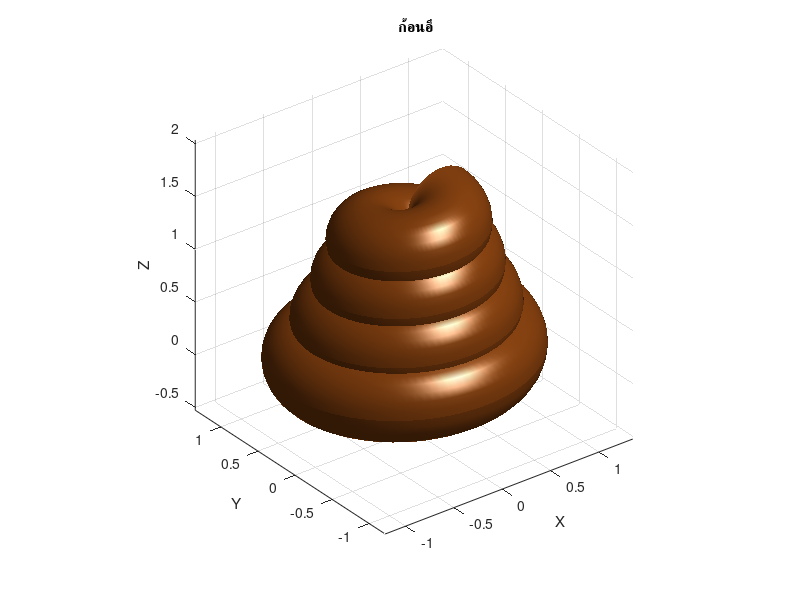
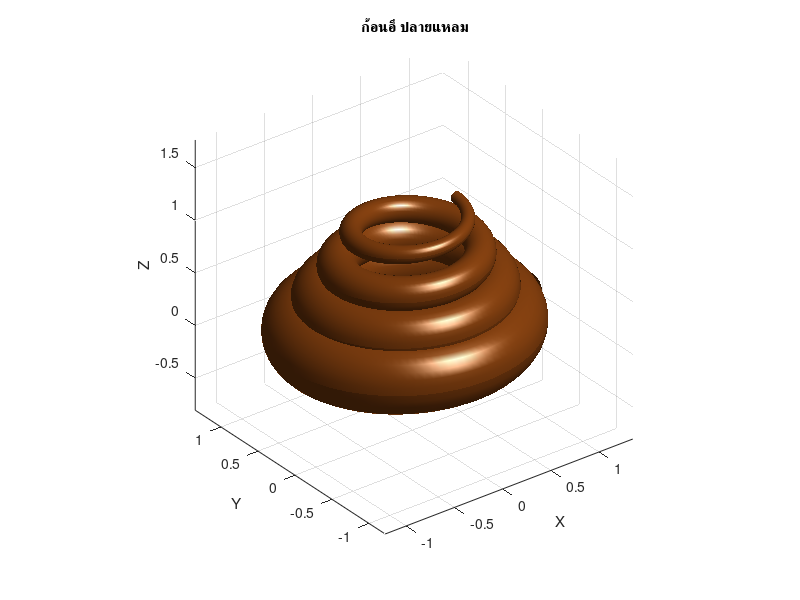

MATLAB code to generate these figures, in order: (Note: this script raises an error after producing the figures.)
%% Refine 1
% พารามิเตอร์
theta  = [0 : pi/50 : 8*pi]';     % มุมเกลียว
t_vec2 = [0 : length(theta)-1]' * 0.1; 
lambda = 0.03;                    % ลดรัศมีลงช้า ๆ

% รัศมีเกลียวหลัก
R = exp(-lambda * t_vec2);

% รัศมีหน้าตัด (ความหนาของก้อน)
tube_radius = 0.35;               

% สร้างหน้าตัดวงกลมรอบเกลียว
n = 30;                           
phi = linspace(0, 2*pi, n);       
[theta_grid, phi_grid] = meshgrid(theta, phi);

% คำนวณตำแหน่งเกลียวหลัก (pitch เล็กมากให้ขดติดกัน)
pitch = 0.06;  % ค่านี้ยิ่งเล็ก ยิ่งขดถี่
x_center = R .* cos(theta);
y_center = R .* sin(theta);
z_center = pitch * theta;

% ทำให้เป็น 2D grid
x_center_grid = repmat(x_center', n, 1);
y_center_grid = repmat(y_center', n, 1);
z_center_grid = repmat(z_center', n, 1);

% คำนวณ offset ของวงกลมรอบแกน
x = x_center_grid + tube_radius * cos(phi_grid) .* cos(theta_grid);
y = y_center_grid + tube_radius * cos(phi_grid) .* sin(theta_grid);
z = z_center_grid + tube_radius * sin(phi_grid);

% วาดผิว
figure;
set(gcf, 'Position', [0 0 1280 720]);
surf(x, y, z, ...
    'FaceColor', [0.55 0.27 0.07], ... % น้ำตาล
    'EdgeColor', 'none');
xlabel('X');
ylabel('Y');
zlabel('Z');
axis equal;
grid on;
camlight; lighting gouraud; 
title('💩 ก้อนอึ');

%{
ปรับ pitch เหลือ 0.05 เพื่อให้ขดถี่จนแทบติดกัน

ลด lambda ให้รัศมีเล็กลงช้าหน่อย เพื่อให้ดูเป็นกอง ๆ ไม่หดเร็วเกิน

เพิ่ม tube_radius ให้ก้อนอึดูเต็ม ๆ 
%}

%% Refine 2
% พารามิเตอร์
theta  = [0 : pi/50 : 8*pi]';     % มุมเกลียว
t_vec2 = [0 : length(theta)-1]' * 0.1; 
lambda = 0.02;                    % ลดรัศมีหลักลงช้า ๆ

% รัศมีเกลียวหลัก
R = exp(-lambda * t_vec2);

% รัศมีหน้าตัดเริ่มต้น
tube_radius_start = 0.35;         
tube_radius_end   = 0.05;         % ปลายยอดเล็ก

% คำนวณการลดลงของ tube radius ตาม theta (เชิงเส้น)
tube_radius_vec = linspace(tube_radius_start, tube_radius_end, length(theta));

% สร้างหน้าตัดวงกลมรอบเกลียว
n = 30;                           
phi = linspace(0, 2*pi, n);       
[theta_grid, phi_grid] = meshgrid(theta, phi);

% คำนวณตำแหน่งเกลียวหลัก (pitch เล็กมากให้ขดติดกัน)
pitch = 0.05;  % ยิ่งเล็ก ยิ่งขดถี่
x_center = R .* cos(theta);
y_center = R .* sin(theta);
z_center = pitch * theta;

% ทำให้เป็น 2D grid
x_center_grid = repmat(x_center', n, 1);
y_center_grid = repmat(y_center', n, 1);
z_center_grid = repmat(z_center', n, 1);

% รัศมีท่อในรูป grid (ให้แต่ละหน้าตัดมีขนาดไม่เท่ากัน)
tube_radius_grid = repmat(tube_radius_vec', 1, n)';

% คำนวณ offset ของวงกลมรอบแกน
x = x_center_grid + tube_radius_grid .* cos(phi_grid) .* cos(theta_grid);
y = y_center_grid + tube_radius_grid .* cos(phi_grid) .* sin(theta_grid);
z = z_center_grid + tube_radius_grid .* sin(phi_grid);

% วาดผิว
figure;
set(gcf, 'Position', [0 0 1280 720]);
surf(x, y, z, ...
    'FaceColor', [0.55 0.27 0.07], ... % น้ำตาล
    'EdgeColor', 'none');
xlabel('X');
ylabel('Y');
zlabel('Z');
axis equal;
grid on;
camlight; lighting gouraud; 
title('💩 ก้อนอึ ปลายแหลม');

%% Refine 3
% พารามิเตอร์
theta  = [0 : pi/50 : 8*pi]';
t_vec2 = [0 : length(theta)-1]' * 0.1; 

% รัศมีเกลียวหลัก (ให้หดเร็วขึ้นนิดหน่อยช่วงท้าย)
lambda_base = 0.02;  
lambda_vec = lambda_base + 0.05 * (theta / max(theta)).^2;
R = exp(-lambda_vec .* t_vec2);

% รัศมีหน้าตัดเริ่มต้น → ค่อย ๆ ลดลง
tube_radius_start = 0.35;
tube_radius_end   = 0.05;
tube_radius_vec = linspace(tube_radius_start, tube_radius_end, length(theta));

% pitch ค่อย ๆ ลดลงช่วงท้าย
pitch_start = 0.05;
pitch_end   = 0.01;
pitch_vec = linspace(pitch_start, pitch_end, length(theta));

% meshgrid สำหรับวงกลมรอบแกน
n = 30;
phi = linspace(0, 2*pi, n);
[theta_grid, phi_grid] = meshgrid(theta, phi);

% คำนวณตำแหน่งเกลียวหลัก
x_center = R .* cos(theta);
y_center = R .* sin(theta);
z_center = cumsum(pitch_vec);

% ทำเป็น grid
x_center_grid = repmat(x_center', n, 1);
y_center_grid = repmat(y_center', n, 1);
z_center_grid = repmat(z_center', n, 1);
tube_radius_grid = repmat(tube_radius_vec', n, 1); % ✅ ขนาดตรงกัน

% คำนวณจุดบนผิวท่อ
x = x_center_grid + tube_radius_grid .* cos(phi_grid) .* cos(theta_grid);
y = y_center_grid + tube_radius_grid .* cos(phi_grid) .* sin(theta_grid);
z = z_center_grid + tube_radius_grid .* sin(phi_grid);

% วาดผิว
figure;
set(gcf, 'Position', [0 0 1280 720]);
surf(x, y, z, ...
    'FaceColor', [0.55 0.27 0.07], ...
    'EdgeColor', 'none');
xlabel('X');
ylabel('Y');
zlabel('Z');
axis equal;
grid on;
camlight; lighting gouraud;
title('💩 ก้อนอึ ปลายติดกัน');

%% Refine 4
% พารามิเตอร์
theta  = [0 : pi/50 : 8*pi]';
t_vec2 = [0 : length(theta)-1]' * 0.1; 

lambda_base = 0.02;  
lambda_vec = lambda_base + 0.05 * (theta / max(theta)).^2;
R = exp(-lambda_vec .* t_vec2);

tube_radius_start = 0.35;
tube_radius_end   = 0.05;
tube_radius_vec = linspace(tube_radius_start, tube_radius_end, length(theta));

pitch_start = 0.05;
pitch_end   = 0.01;
pitch_vec = linspace(pitch_start, pitch_end, length(theta));

% จำนวนจุดรอบวง
n = 30;
phi = linspace(0, 2*pi, n);

% meshgrid: note ลำดับต้องเป็น (theta, phi) เพื่อให้ขนาดตรงกันง่าย
[theta_grid, phi_grid] = meshgrid(theta, phi); % ขนาด n × m

x_center = R .* cos(theta);
y_center = R .* sin(theta);
z_center = cumsum(pitch_vec);

% ขยายเป็น grid ให้ขนาดตรงกัน (n × m)
x_center_grid    = repmat(x_center', n, 1);
y_center_grid    = repmat(y_center', n, 1);
z_center_grid    = repmat(z_center', n, 1);
tube_radius_grid = repmat(tube_radius_vec', n, 1); % ✅ ขนาด n × m

% คำนวณจุดบนผิวท่อ
x = x_center_grid + tube_radius_grid .* cos(phi_grid) .* cos(theta_grid);
y = y_center_grid + tube_radius_grid .* cos(phi_grid) .* sin(theta_grid);
z = z_center_grid + tube_radius_grid .* sin(phi_grid);

% วาด
figure;
set(gcf, 'Position', [0 0 1280 720]);
surf(x, y, z, ...
    'FaceColor', [0.55 0.27 0.07], ...
    'EdgeColor', 'none');
xlabel('X');
ylabel('Y');
zlabel('Z');
axis equal;
grid on;
camlight; lighting gouraud;
title('💩 ก้อนอึ ปลายติดกัน');

%% Refine 5
% พารามิเตอร์
theta  = [0 : pi/50 : 8*pi]';
t_vec2 = [0 : length(theta)-1]' * 0.1; 

% รัศมีเกลียวหลัก
lambda_base = 0.02;  
lambda_vec = lambda_base + 0.05 * (theta / max(theta)).^2; % หดเร็วขึ้นเล็กน้อยช่วงท้าย
R = exp(-lambda_vec .* t_vec2);

% รัศมีท่อ ค่อย ๆ ลดลง
tube_radius_start = 0.35;
tube_radius_end   = 0.05;
tube_radius_vec = linspace(tube_radius_start, tube_radius_end, length(theta));

% pitch ค่อย ๆ ลดลง เพื่อให้ปลายแน่นขึ้น
pitch_start = 0.05;
pitch_end   = 0.005;  % ถี่มากช่วงท้าย
pitch_vec = linspace(pitch_start, pitch_end, length(theta));
z_center = cumsum(pitch_vec); % ใช้สะสมแทนคูณตรง ๆ

% meshgrid
n = 30;
phi = linspace(0, 2*pi, n);
[theta_grid, phi_grid] = meshgrid(theta, phi);

% centerline
x_center = R .* cos(theta);
y_center = R .* sin(theta);

% ทำเป็น grid
x_center_grid    = repmat(x_center', n, 1);
y_center_grid    = repmat(y_center', n, 1);
z_center_grid    = repmat(z_center', n, 1);
tube_radius_grid = repmat(tube_radius_vec', n, 1);

% ผิวท่อ
x = x_center_grid + tube_radius_grid .* cos(phi_grid) .* cos(theta_grid);
y = y_center_grid + tube_radius_grid .* cos(phi_grid) .* sin(theta_grid);
z = z_center_grid + tube_radius_grid .* sin(phi_grid);

% วาด
figure;
set(gcf, 'Position', [0 0 1280 720]);
surf(x, y, z, ...
    'FaceColor', [0.55 0.27 0.07], ...
    'EdgeColor', 'none');
xlabel('X');
ylabel('Y');
zlabel('Z');
axis equal;
grid on;
camlight; lighting gouraud;
title('💩 ก้อนอึ ปลายไม่ลอย');
